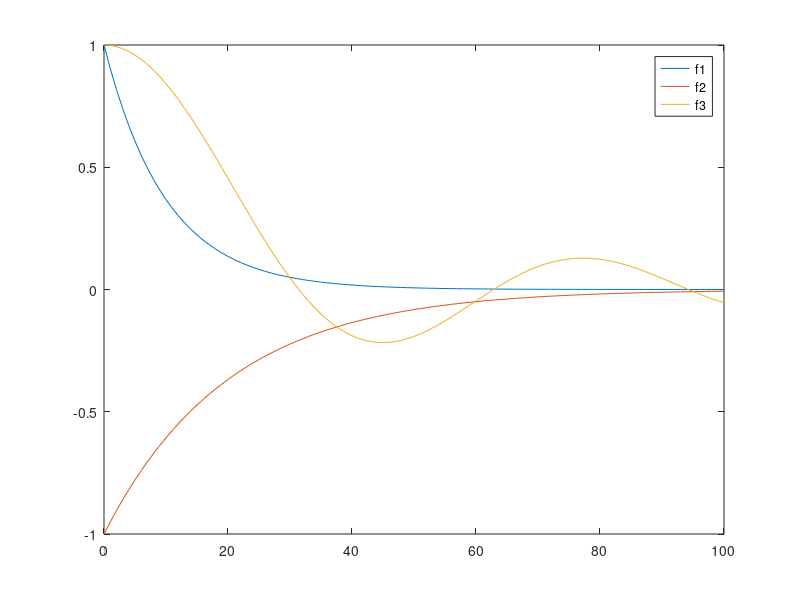
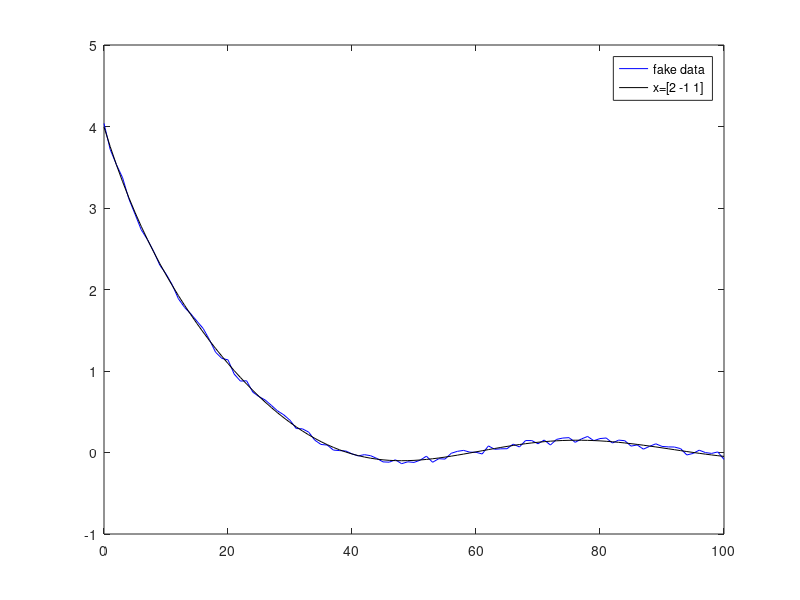

These figures' MATLAB source, in order:
%% test arbitrary waveform fit with fake waves
clear

%% create fundamental waveforms
t=linspace(0,100,101)';
f1=double(size(t));
f2=double(size(t));
f3=double(size(t));
f1=exp(-t./10);
f2=-exp(-t./20);
f3=f1;
f3(2:end)=sin(t(2:end)/10)./(t(2:end)/10);
figure(1);clf
plot(t,[f1 f2 f3])
legend('f1','f2','f3')
%% create fake data
A=[f1 f2 f3];
x_fake=[2 -1 1]';
y_fake=A*x_fake;
fuzzy=0.1;
y_fake=y_fake - 0.5*fuzzy + fuzzy*rand(size(t));
figure(2);clf
plot(t,y_fake)
legend('fake data')

%% try fitting the data as linear combination of original or modified components
% for a simple linear combination fit, fitting with components that are
% linear combinations of the original components should always generate
% equally good fits. Here, making p non-zero will create new components
% that are linear combinations of the ones we originally defined.
p=0;
w1=f1;
w2=f2+p*f3;
w3=f3-p*f2;
A=[w1 w2 w3];

% fit fake data with matrix division
x_fit=A\y_fake;
fitstring=['x=[' num2str(x_fit(1),2) ' ' num2str(x_fit(2),2) ' ' num2str(x_fit(3),2) ']'];

% fit fake data with lsqnonneg: insists on positive coefficients
% x_fit=lsqnonneg(A,y_fake);
% fitstring=['x=[' num2str(x_fit(1),2) ' ' num2str(x_fit(2),2) ' ' num2str(x_fit(3),2) ']'];

disp(norm(y_fake-A*x_fit))

figure(2);clf
plot(t,y_fake,'b',t,A*x_fit,'k-')
legend('fake data',fitstring)
